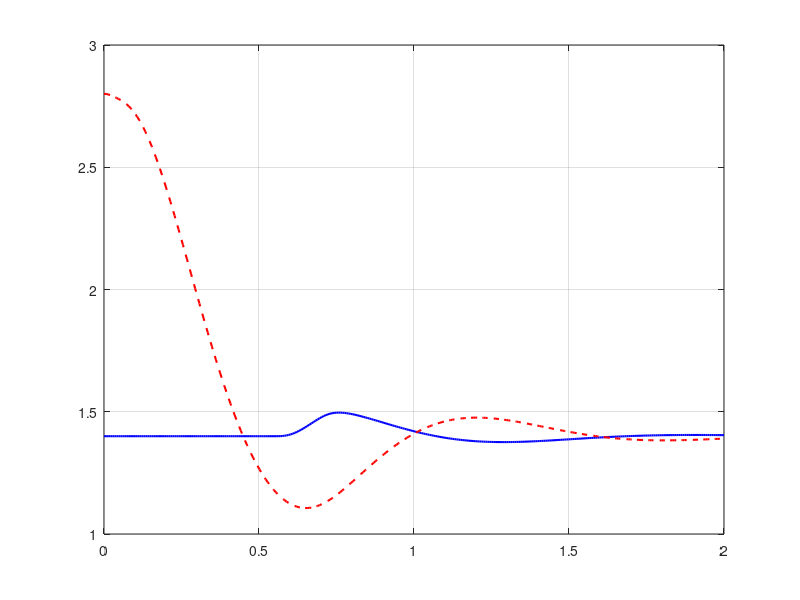

This figure's MATLAB source: (Note: this script raises an error after producing the figure.)
%% Quarter car model - ACTIVE SUSPENSION with PID Control
% Simulation and animation of a quarter car model with an active PID-controlled
% suspension force actuator placed in parallel with the spring and damper.
%
% Plant equations (active suspension):
%   m*z_u'' = Kt*(z_r - z_u) - Ks*(z_u - z_s) - Cs*(z_u' - z_s') - F_act
%   M*z_s'' = Ks*(z_u - z_s) + Cs*(z_u' - z_s') + F_act
%
% PID control objective: minimise sprung-mass body acceleration (ride comfort)
%   error  = z_s - z_s_ref  (track a flat/stationary reference, i.e. z_s_ref = L0_s + L0_u)
%   F_act  = Kp*e + Ki*∫e dt + Kd*de/dt   (actuator force, positive = pushes masses apart)
%
% Reference:
%   Original passive code – https://github.com/andresmendes/Quarter-car-model

%%
clear ; close all ; clc

%% Parameters

% Vehicle
M   = 1500;                         % Sprung mass                   [kg]
m   = 150;                          % Unsprung mass                 [kg]
Ks  = 48000;                        % Spring constant suspension    [N/m]
Kt  = 200000;                       % Spring constant tire          [N/m]
Cs  = 10000;                        % Damping constant suspension   [N.s/m]

% PID gains  (tuned for ride-comfort – minimise z_s oscillation)
Kp  =  0.01;                       % Proportional gain             [N/m]
Ki  =  0;                        % Integral gain                 [N/(m·s)]
Kd  =  0;                        % Derivative gain               [N·s/m]
F_max = 15000;                      % Actuator force saturation     [N]

% Animation model
L0_s    = 0.8;                      % Spring relaxed suspension     [m]
L0_u    = 0.6;                      % Spring relaxed tire           [m]
h_s     = 0.4;                      % Height of the sprung block    [m]
h_u     = 0.2;                      % Height of the unsprung block  [m]
a       = 0.8;                      % Width of the blocks           [m]
l_win   = 2.2;                      % Length window analysis        [m]

% Video
playback_speed = 0.2;               % Speed of playback
tF      = 2;                        % Final time                    [s]
fR      = 30/playback_speed;        % Frame rate                    [fps]
dt      = 1/fR;                     % Time resolution               [s]
time    = linspace(0,tF,tF*fR);     % Time                          [s]

%% Road profile (identical to passive model)
x_r_1_total = 1.1;
dx_r_1 = 0.1;
x_r_1 = 0:dx_r_1:x_r_1_total;
z_r_1 = zeros(1,length(x_r_1));

R_r = 0.15;
th_r = 0:0.01:pi;
x_r_2 = -R_r*cos(th_r) + x_r_1_total + R_r;
z_r_2 = R_r*sin(th_r);

x_r_3_total = 5;
dx_r_2 = 0.1;
x_r_3 = x_r_1_total+2*R_r : dx_r_2 : x_r_1_total+2*R_r+x_r_3_total;
z_r_3 = zeros(1,length(x_r_3));

X_r = [x_r_1  x_r_2(2:end)  x_r_3(2:end)];
Z_r = [z_r_1  z_r_2(2:end)  z_r_3(2:end)];

%% Simulation – Passive suspension (reference)

A_p = [ 0            1        0       0     ;
       -(Ks+Kt)/m   -Cs/m    Ks/m    Cs/m  ;
        0            0        0       1     ;
        Ks/M         Cs/M    -Ks/M   -Cs/M ];
B_p = [ 0 ; Kt/m ; 0 ; 0 ];
C_p = [ 1 0 0 0 ;
        0 0 1 0 ];
D_p = [0 ; 0];

sys_p = ss(A_p,B_p,C_p,D_p);

vel = 2;                            % Longitudinal speed            [m/s]
lon_pos   = vel*time;
u_vet     = interp1(X_r,Z_r,lon_pos)';

[y_p,~,x_p] = lsim(sys_p,u_vet,time);

z_s_passive = y_p(:,2) + L0_u + L0_s;
z_u_passive = y_p(:,1) + L0_u;

%% Simulation – Active suspension with PID (manual ODE integration via Euler)
% State vector: x = [z_u-z_r,  z_u',  z_s,  z_s']  ... same convention as passive
% But we add the PID actuator force F_act computed at each step.
%
% Reference for PID: keep z_s at its static equilibrium value
z_s_ref = L0_u + L0_s;             % Desired sprung-mass height     [m]

N  = length(time);
x_active = zeros(N,4);              % States [z_u_rel, dz_u, z_s, dz_s]
F_act_log = zeros(N,1);             % Log actuator forces

% Initial conditions: vehicle at rest on flat road
% z_u = L0_u  →  z_u_rel = 0
% z_s = L0_u + L0_s  (stored as absolute in state(3))
x_active(1,:) = [0, 0, z_s_ref, 0];

e_int = 0;                          % Integral of error
e_prev = 0;                         % Previous error (for derivative)

for k = 1:N-1
    dt_k = time(k+1) - time(k);

    z_u_rel = x_active(k,1);        % z_u - z_r  (relative to road)
    dz_u    = x_active(k,2);        % dz_u/dt
    z_s_abs = x_active(k,3);        % z_s absolute
    dz_s    = x_active(k,4);        % dz_s/dt

    z_r_k   = u_vet(k);             % Road height at current time step
    z_u_abs = z_u_rel + z_r_k;      % Unsprung mass absolute position

    % PID error: deviation of sprung mass from reference
    e      = z_s_abs - z_s_ref;
    e_int  = e_int + e * dt_k;
    e_der  = (e - e_prev) / dt_k;
    e_prev = e;

    F_pid  = Kp*e + Ki*e_int + Kd*e_der;
    F_act  = max(-F_max, min(F_max, F_pid)); % Saturate actuator
    if F_act<1
        F_act = 0;
    end
    F_act_log(k) = F_act;

    % Suspension deflection and rates
    delta_s  = z_u_abs - z_s_abs;           % suspension compression  (+ = compressed)
    ddelta_s = dz_u   - dz_s;

    % Road contact (tire) force
    F_tire   = Kt * z_u_rel;                % Kt*(z_r - z_u) in original sign convention
                                             % z_u_rel = z_u-z_r so F_tire = -Kt*z_u_rel
    % Equations of motion:
    %   m*dz_u'' = -Kt*(z_u-z_r) + Ks*(z_s-z_u) + Cs*(dz_s-dz_u) - F_act
    %   M*dz_s'' =                  Ks*(z_u-z_s) + Cs*(dz_u-dz_s) + F_act

    ddz_u = ( -Kt*z_u_rel + Ks*(z_s_abs - z_u_abs) + Cs*(dz_s - dz_u) - F_act ) / m;
    ddz_s = (               Ks*(z_u_abs - z_s_abs) + Cs*(dz_u - dz_s) + F_act ) / M;

    % Euler integration
    z_u_rel_new = z_u_rel + dz_u  * dt_k;
    dz_u_new    = dz_u    + ddz_u * dt_k;
    z_s_new     = z_s_abs + dz_s  * dt_k;
    dz_s_new    = dz_s    + ddz_s * dt_k;

    x_active(k+1,:) = [z_u_rel_new, dz_u_new, z_s_new, dz_s_new];
end
F_act_log(N) = F_act_log(N-1);

% Reconstruct absolute positions
z_s_active = x_active(:,3) + L0_u + L0_s;
z_u_active = x_active(:,1) + u_vet + L0_u;    % z_u_rel + z_r

%% Comparison plot
figure('Name','Passive vs Active – Sprung Mass')
hold on ; grid on ; box on
plot(time, z_s_passive, 'b-',  'LineWidth',1.5,'DisplayName','Passive z_s')
plot(time, z_s_active,  'r--', 'LineWidth',1.5,'DisplayName','Active z_s (PID)')
yline(z_s_ref,'k:','LineWidth',1,'DisplayName','Reference')
xlabel('Time [s]') ; ylabel('Vertical position [m]')
legend ; title('Sprung Mass Vertical Position: Passive vs Active (PID)')

figure('Name','Passive vs Active – Unsprung Mass')
hold on ; grid on ; box on
plot(time, z_u_passive, 'b-',  'LineWidth',1.5,'DisplayName','Passive z_u')
plot(time, z_u_active,  'r--', 'LineWidth',1.5,'DisplayName','Active z_u (PID)')
xlabel('Time [s]') ; ylabel('Vertical position [m]')
legend ; title('Unsprung Mass Vertical Position: Passive vs Active (PID)')

figure('Name','Actuator Force')
hold on ; grid on ; box on
plot(time, F_act_log, 'r-', 'LineWidth',1.5)
yline( F_max,'k--') ; yline(-F_max,'k--','DisplayName','Saturation limits')
xlabel('Time [s]') ; ylabel('Actuator Force [N]')
title('PID Actuator Force') ; legend('F_{act}','Saturation limits')

%% Compute and display RMS improvement
rms_passive = rms(z_s_passive - z_s_ref);
rms_active  = rms(z_s_active  - z_s_ref);
fprintf('\n--- RMS Sprung-Mass Displacement from Reference ---\n')
fprintf('  Passive : %.4f m\n', rms_passive)
fprintf('  Active  : %.4f m\n', rms_active)
fprintf('  Reduction: %.1f %%\n', 100*(rms_passive-rms_active)/rms_passive)

%% Animation – Active suspension
% color = cool(6);
% 
% figure('Name','Active Suspension Animation')
% set(gcf,'Position',[50 50 640 640])
% 
% v = VideoWriter('quarter_car_active_pid.mp4','MPEG-4');
% v.Quality = 100;
% open(v);
% 
% for i = 1:length(time)
% 
%     cla
% 
%     x_inst = vel*time(i);
% 
%     set(gca,'xlim',[x_inst-l_win/2  x_inst+l_win/2], ...
%             'ylim',[-0.1  -0.1+l_win])
%     hold on ; grid on ; box on
%     plot([-10 X_r],[0 Z_r],'k','LineWidth',3)
% 
%     set(gca,'FontName','Verdana','FontSize',16)
%     title(["Quarter Car – Active PID Suspension", ...
%            strcat('Time=',num2str(time(i),'%.3f'),' s  (Playback=',num2str(playback_speed),')')])
% 
%     % Sprung mass
%     fill([x_inst-a/2 x_inst+a/2 x_inst+a/2 x_inst-a/2], ...
%          [z_s_active(i)  z_s_active(i)  z_s_active(i)+h_s  z_s_active(i)+h_s], ...
%          color(6,:),'LineWidth',2)
% 
%     % Unsprung mass
%     fill([x_inst-a/2 x_inst+a/2 x_inst+a/2 x_inst-a/2], ...
%          [z_u_active(i)  z_u_active(i)  z_u_active(i)+h_u  z_u_active(i)+h_u], ...
%          color(2,:),'LineWidth',2)
% 
%     % Passive spring + tire (same helper functions)
%     plotSpring(L0_u,L0_s,h_u,u_vet,z_s_active,z_u_active,i,x_inst)
%     plotDamper(L0_s,h_u,z_s_active,z_u_active,i,x_inst)
% 
%     % Actuator visualisation (filled rectangle in magenta between masses)
%     act_x  = x_inst + 0.1;
%     act_w  = 0.06;
%     act_z1 = z_u_active(i) + h_u;
%     act_z2 = z_s_active(i);
%     fill([act_x-act_w  act_x+act_w  act_x+act_w  act_x-act_w], ...
%          [act_z1  act_z1  act_z2  act_z2], [1 0.4 0.8],'LineWidth',1.5)
%     text(act_x+act_w+0.02, (act_z1+act_z2)/2, ...
%          sprintf('F=%.0fN',F_act_log(i)), ...
%          'FontSize',10,'FontName','Verdana','Color',[0.8 0 0.5])
% 
%     % Tire contact point
%     plot(x_inst,u_vet(i),'ko','MarkerFaceColor','k','MarkerSize',10)
% 
%     xlabel('x [m]') ; ylabel('z [m]')
% 
%     frame = getframe(gcf);
%     writeVideo(v,frame);
% end
% 
% close(v);
% disp('Animation saved to quarter_car_active_pid.mp4')
% 
% %% =========================================================================
% %  Helper functions (identical to original passive code)
% % ==========================================================================
% 
% function plotSpring(L0_u,L0_s,h_u,u_vet,z_s,z_u,i,x_inst)
% 
%     rodPct      = 0.11;
%     springPct   = 1/3;
%     spring_wid  = 3;
% 
%     L_s = (z_s - (z_u+h_u)) - 2*rodPct*L0_s;
%     L_u = (z_u - u_vet)     - 2*rodPct*L0_u;
% 
%     c_s = x_inst-0.2;  w_s = 0.1;
%     c_u = x_inst;      w_u = 0.1;
% 
%     spring_u_X = [c_u; c_u; c_u+w_u; c_u-w_u; c_u+w_u; c_u-w_u; c_u+w_u; c_u-w_u; c_u; c_u];
%     spring_u_Z = [ u_vet(i);
%                    u_vet(i)+  rodPct*L0_u;
%                    u_vet(i)+  rodPct*L0_u;
%                    u_vet(i)+  rodPct*L0_u+  springPct*L_u(i);
%                    u_vet(i)+  rodPct*L0_u+  springPct*L_u(i);
%                    u_vet(i)+  rodPct*L0_u+2*springPct*L_u(i);
%                    u_vet(i)+  rodPct*L0_u+2*springPct*L_u(i);
%                    u_vet(i)+  rodPct*L0_u+3*springPct*L_u(i);
%                    u_vet(i)+  rodPct*L0_u+3*springPct*L_u(i);
%                    u_vet(i)+2*rodPct*L0_u+3*springPct*L_u(i)];
% 
%     spring_s_X = [c_s; c_s; c_s+w_s; c_s-w_s; c_s+w_s; c_s-w_s; c_s+w_s; c_s-w_s; c_s; c_s];
%     spring_s_Z = [ z_u(i)+h_u;
%                    z_u(i)+h_u +   rodPct*L0_s;
%                    z_u(i)+h_u +   rodPct*L0_s;
%                    z_u(i)+h_u +   rodPct*L0_s +   springPct*L_s(i);
%                    z_u(i)+h_u +   rodPct*L0_s +   springPct*L_s(i);
%                    z_u(i)+h_u +   rodPct*L0_s + 2*springPct*L_s(i);
%                    z_u(i)+h_u +   rodPct*L0_s + 2*springPct*L_s(i);
%                    z_u(i)+h_u +   rodPct*L0_s + 3*springPct*L_s(i);
%                    z_u(i)+h_u +   rodPct*L0_s + 3*springPct*L_s(i);
%                    z_u(i)+h_u + 2*rodPct*L0_s + 3*springPct*L_s(i)];
% 
%     plot(spring_u_X,spring_u_Z,'k','LineWidth',spring_wid)
%     plot(spring_s_X,spring_s_Z,'k','LineWidth',spring_wid)
% end
% 
% function plotDamper(L0_2,h1,z_s,z_u,i,x_inst)
% 
%     rodLowerPct  = 0.1;
%     rodUpperPct  = 0.4;
%     cylinderPct  = 0.4;
%     damper_line_wid = 3;
% 
%     c = 0.2+x_inst;  w = 0.05;
% 
%     rod_1_X = [c c];
%     rod_1_Z = [z_u(i)+h1  z_u(i)+h1+rodLowerPct*L0_2];
% 
%     c_X = [c-w; c-w; c+w; c+w];
%     c_Z = [z_u(i)+h1+rodLowerPct*L0_2+cylinderPct*L0_2;
%            z_u(i)+h1+rodLowerPct*L0_2;
%            z_u(i)+h1+rodLowerPct*L0_2;
%            z_u(i)+h1+rodLowerPct*L0_2+cylinderPct*L0_2];
% 
%     rod2X    = [c c];
%     rod2Z    = [z_s(i)  z_s(i)-rodUpperPct*L0_2];
%     pistonX  = [c-0.8*w  c+0.8*w];
%     pistonZ  = [z_s(i)-rodUpperPct*L0_2  z_s(i)-rodUpperPct*L0_2];
% 
%     plot(rod_1_X, rod_1_Z, 'k','LineWidth',damper_line_wid)
%     plot(rod2X,   rod2Z,   'k','LineWidth',damper_line_wid)
%     plot(pistonX, pistonZ, 'k','LineWidth',damper_line_wid)
%     plot(c_X,     c_Z,     'k','LineWidth',damper_line_wid)
% end
